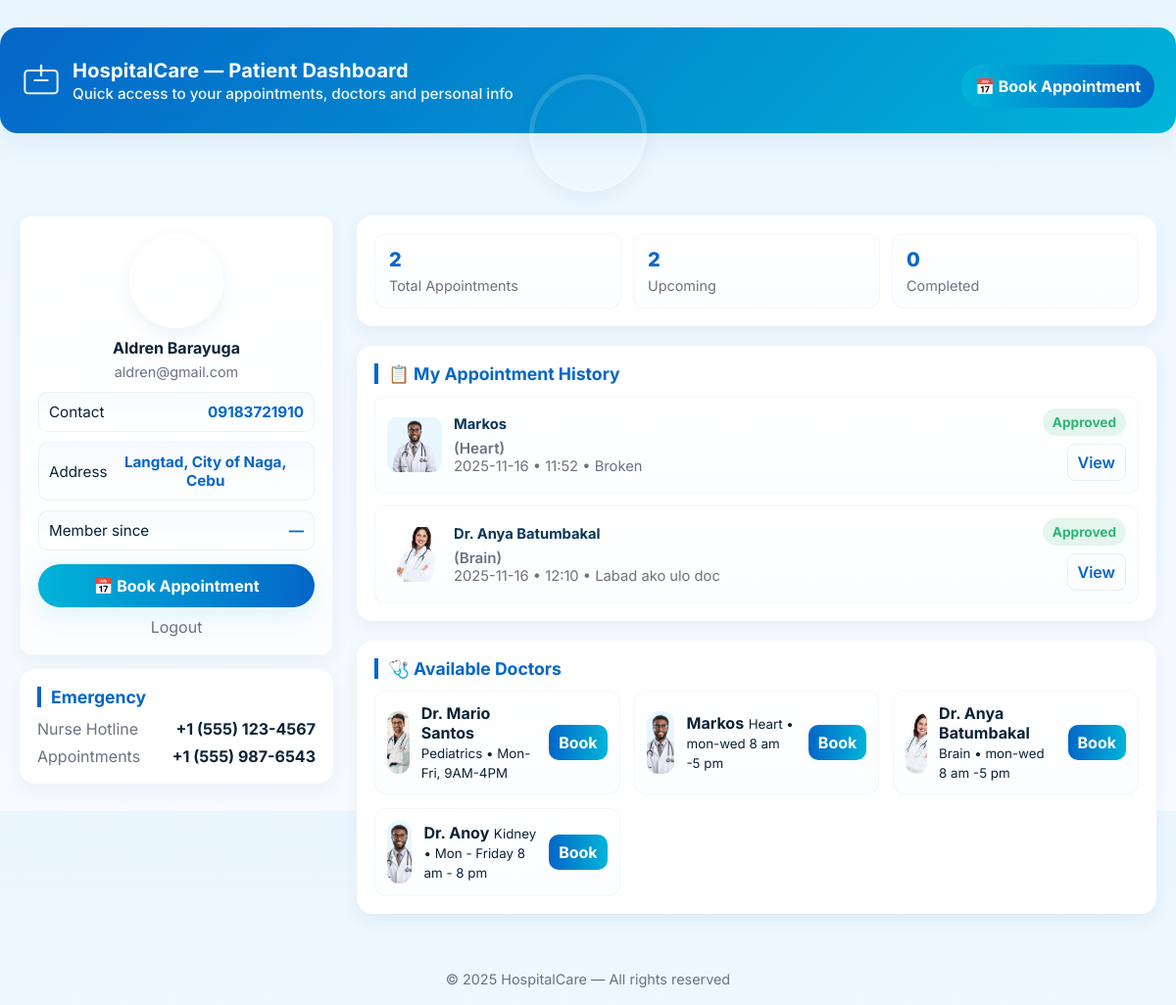
The page /dashboard (signed in) on the database its author committed.
### app.py (models this page shows)
class User(db.Model):
    id = db.Column(db.Integer, primary_key=True)
    fullname = db.Column(db.String(100), nullable=False)
    email = db.Column(db.String(100), unique=True, nullable=False)
    contact = db.Column(db.String(50), nullable=False)
    address = db.Column(db.String(200), nullable=False)
    password = db.Column(db.String(100), nullable=False)

class Appointment(db.Model):
    id = db.Column(db.Integer, primary_key=True)
    user_id = db.Column(db.Integer, db.ForeignKey('user.id'), nullable=False)
    doctor_id = db.Column(db.Integer, db.ForeignKey('doctor.id'), nullable=False)
    name = db.Column(db.String(100), nullable=False)
    date = db.Column(db.String(50), nullable=False)
    time = db.Column(db.String(50), nullable=False)
    reason = db.Column(db.String(200), nullable=False)
    status = db.Column(db.String(20), default='Pending')
    doctor = db.relationship('Doctor', backref='appointments')

class Doctor(db.Model):
    id = db.Column(db.Integer, primary_key=True)
    name = db.Column(db.String(100), nullable=False)
    specialization = db.Column(db.String(100), nullable=False)
    schedule = db.Column(db.String(100), nullable=False)
    status = db.Column(db.String(50), default='Available')
    photo = db.Column(db.String(200), nullable=True)  # path relative to static/

### app.py (the view)
@app.route('/dashboard')
def dashboard():
    if 'user_id' not in session:
        flash('Please log in first.', 'warning')
        return redirect(url_for('login'))
    user = User.query.get(session['user_id'])
    appointments = Appointment.query.filter_by(user_id=session['user_id']).all()
    doctors = Doctor.query.all()
    return render_template('dashboard.html', user=user, appointments=appointments, doctors=doctors)

### templates/dashboard.html (shortened to what this page needs)
<!doctype html>
<html lang="en">
<head>
</head>
<body>
  <header role="banner" aria-label="HospitalCare header">
    <div class="wrap">
      <div class="brand" style="gap:12px;">
        <div>
          <h1>HospitalCare — Patient Dashboard</h1>
          <p>Quick access to your appointments, doctors and personal info</p>
        </div>
      </div>
      <div style="margin-left:auto;display:flex;gap:10px;align-items:center">
        <a class="btn" href="{{ url_for('book_appointment') }}" title="Book appointment">📅 Book Appointment</a>
      </div>
    </div>
    <div class="profile-pic" aria-hidden="true"></div>
  </header>
  <main>
    <aside class="sidebar" aria-label="Sidebar">
      <div class="card me">
        <div class="avatar" role="img" aria-label="Profile image"></div>
        <h3>{{ user.fullname or 'Not Provided' }}</h3>
        <p>{{ user.email or '' }}</p>
        <div class="info-list" aria-hidden="false">
          <div class="info"><span>Contact</span><strong>{{ user.contact or '—' }}</strong></div>
          <div class="info"><span>Address</span><strong>{{ user.address or '—' }}</strong></div>
          <div class="info"><span>Member since</span><strong>{{ user.joined_at or '—' }}</strong></div>
        </div>
        <a class="btn" href="{{ url_for('book_appointment') }}" style="margin-top:14px">📅 Book Appointment</a>
        <a href="{{ url_for('logout') }}" class="logout">Logout</a>
      </div>
      <div style="height:14px"></div>
      <div class="card">
        <h2>Emergency</h2>
        <div style="display:flex;flex-direction:column;gap:8px;margin-top:8px">
          <div style="display:flex;justify-content:space-between"><div style="color:var(--muted)">Nurse Hotline</div><div style="font-weight:700">+1 (555) 123-4567</div></div>
          <div style="display:flex;justify-content:space-between"><div style="color:var(--muted)">Appointments</div><div style="font-weight:700">+1 (555) 987-6543</div></div>
        </div>
      </div>
    </aside>
    <section class="main-content" aria-label="Main content area">
      <div class="card">
        <div class="stats">
          <div class="stat">
            <div class="num">{{ stats.total_appointments if stats is defined else (appointments|length) }}</div>
            <div class="label">Total Appointments</div>
          </div>
          <div class="stat">
            <div class="num">{{ stats.upcoming if stats is defined else (appointments | selectattr('status','in',['Pending','Approved']) | list | length) }}</div>
            <div class="label">Upcoming</div>
          </div>
          <div class="stat">
            <div class="num">{{ stats.completed if stats is defined else 0 }}</div>
            <div class="label">Completed</div>
          </div>
        </div>
      </div>
      <div class="card appointments" aria-labelledby="appt-heading">
        <h2 id="appt-heading">📋 My Appointment History</h2>
        <div class="list" role="list">
          {% for appt in appointments %}
          <div class="appt" role="listitem" aria-label="Appointment with {{ appt.doctor.name }}">
            <div class="icon" aria-hidden="true" style="
    width:56px;
    height:56px;
    border-radius:10px;
    background-size:cover;
    background-position:center;
    background-image: url('{% if appt.doctor.photo %}{{ url_for('static', filename=appt.doctor.photo) }}{% else %}https://cdn-icons-png.flaticon.com/512/149/149071.png{% endif %}');
"></div>
            <div class="details">
              <div class="meta"><strong>{{ appt.doctor.name }}</strong> <span style="color:var(--muted);font-weight:600;font-size:0.95rem">({{ appt.doctor.specialization }})</span></div>
              <div class="meta">{{ appt.date }} • {{ appt.time }} • {{ appt.reason }}</div>
            </div>
            <div style="display:flex;flex-direction:column;align-items:flex-end;gap:8px">
              {% if appt.status == 'Approved' %}
                <span class="pill approved">Approved</span>
              {% elif appt.status == 'Pending' %}
                <span class="pill pending">Pending</span>
              {% else %}
                <span class="pill declined">{{ appt.status }}</span>
              {% endif %}
              <a class="view" href="{{ url_for('view_appointment', id=appt.id) }}">View</a>
            </div>
          </div>
          {% else %}
          <p style="color:var(--muted);margin:8px 0">You don't have any appointments yet. Use the Book button to schedule one.</p>
          {% endfor %}
        </div>
      </div>
      <div class="card doctors" aria-labelledby="doctors-heading">
        <h2 id="doctors-heading">🩺 Available Doctors</h2>
        <div class="doctor-grid">
          {% for doc in doctors %}
          <div class="doctor" role="article" aria-label="{{ doc.name }} — {{ doc.specialization }}">
            <div class="doc-avatar" aria-hidden="true"
     style="
       {% if doc.photo %}
         background-image: url('{{ url_for('static', filename=doc.photo) }}');
       {% else %}
         background-image: url('https://cdn-icons-png.flaticon.com/512/149/149071.png');
       {% endif %}
       background-size: cover;
       background-position: center;
     ">
</div>
            <div class="meta">
              <strong>{{ doc.name }}</strong>
              <small>{{ doc.specialization }} • {{ doc.schedule }}</small>
            </div>
            <div class="actions">
              <a class="btn-sm" href="{{ url_for('book_appointment') }}">Book</a>
            </div>
          </div>
          {% else %}
          <p style="color:var(--muted);margin:8px 0">No doctors available at the moment.</p>
          {% endfor %}
        </div>
      </div>
    </section>
  </main>
  <footer>
    © 2025 HospitalCare — All rights reserved
  </footer>
</body>
</html>

### rows shown on the page
User: fullname "Aldren Barayuga", email "aldren@gmail.com", contact "09183721910", address "Langtad, City of Naga, Cebu"
Appointment: photo (picture), doctor.name "Markos", doctor.specialization "Heart", date "2025-11-16", time "11:52", reason "Broken", status "Approved"
Appointment: photo (picture), doctor.name "Dr. Anya Batumbakal", doctor.specialization "Brain", date "2025-11-16", time "12:10", reason "Labad ako ulo doc", status "Approved"
Doctor: photo (picture), name "Dr. Mario Santos", specialization "Pediatrics", schedule "Mon-Fri, 9AM-4PM"
Doctor: photo (picture), name "Markos", specialization "Heart", schedule "mon-wed 8 am -5 pm"
Doctor: photo (picture), name "Dr. Anya Batumbakal", specialization "Brain", schedule "mon-wed 8 am -5 pm"
Doctor: photo (picture), name "Dr. Anoy", specialization "Kidney", schedule "Mon - Friday 8 am - 8 pm"

### other values the page prints
{{ user.joined_at or '—' }} "—"
{{ stats.completed if stats is defined else 0 }} "0"
